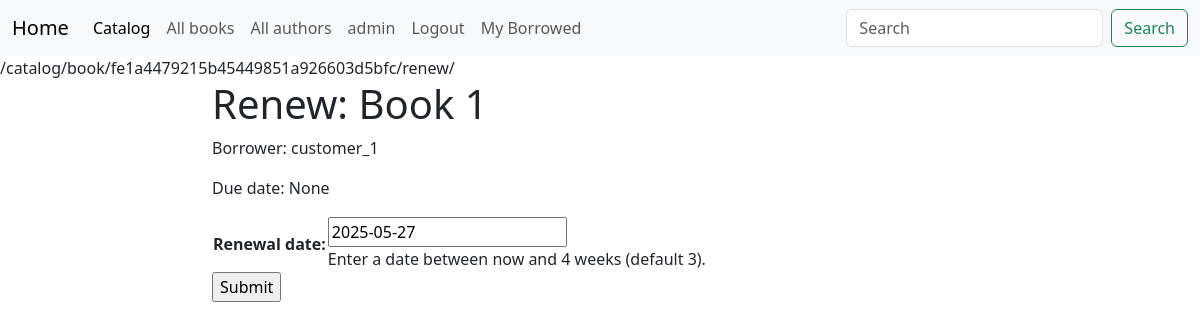
Before: /catalog/book/fe1a4479215b45449851a926603d5bfc/renew/ (signed in) with the older database file.
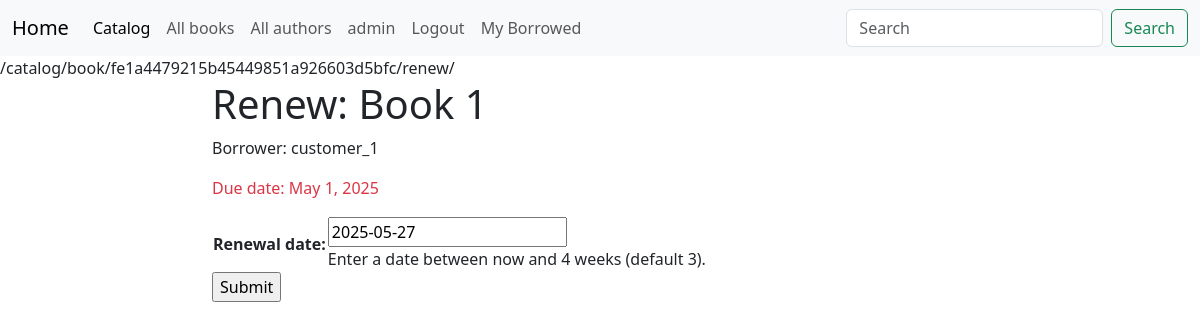
After: the same page with the newer database file.
### catalog/models.py (models this page shows, shortened)
class BookInstance(models.Model):
    id = models.UUIDField(primary_key=True, default=uuid.uuid4, help_text="Unique ID for this particular book across whole library")
    book = models.ForeignKey('Book', on_delete=models.SET_NULL, null=True)
    imprint = models.CharField(max_length=200)
    due_back = models.DateField(null=True, blank=True)
    borrower = models.ForeignKey(User, on_delete=models.SET_NULL, null=True, blank=True)
    LOAN_STATUS = (
        ('m', 'Maintenance'),
        ('o', 'On loan'),
        ('a', 'Available'),
        ('r', 'Reserved'),
    )
    status = models.CharField(max_length=1, choices=LOAN_STATUS, blank=True, default='m', help_text='Book availability')
    class Meta:
        ordering = ["due_back"]
        permissions = (("can_mark_returned", "Set book as returned"),)
    @property
    def is_overdue(self):
        if self.due_back and date.today() > self.due_back:
            return True
        return False

class Book(models.Model):
    title = models.CharField(max_length=200)
    author = models.ForeignKey('Author', on_delete=models.SET_NULL, null=True)
    summary = models.TextField(max_length=1000, help_text="Enter a brief description of the book")
    isbn = models.CharField('ISBN',max_length=13, help_text='13 Character <a href="https://www.isbn-international.org/content/what-isbn">ISBN number</a>')
    genre = models.ManyToManyField(Genre, help_text="Select a genre for this book")
    language = models.ForeignKey('Language', on_delete=models.SET_NULL, null=True)
    class Meta:
        ordering = ["title"]
    def display_genre(self):
        """
        Creates a string for the Genre. This is required to display genre in Admin.
        """
        return ', '.join([genre.name for genre in self.genre.all()[:3]])
    display_genre.short_description = 'Genre'

### catalog/views.py (the view)
# urls.py: re_path(r'^book/(?P<pk>[-\w]+)/renew/$', views.renew_book_librarian, name='renew-book-librarian'),
@permission_required('catalog.can_mark_returned')
def renew_book_librarian(request, pk):
    book_inst = get_object_or_404(BookInstance, pk=pk)
    if request.method == 'POST':
        form = RenewBookForm(request.POST)
        if form.is_valid():
            book_inst.due_back = form.cleaned_data['renewal_date']
            book_inst.save()
            return HttpResponseRedirect(reverse('all-borrowed') )
    else:
        proposed_renewal_date = datetime.date.today() + datetime.timedelta(weeks=3)
        form = RenewBookForm(initial={'renewal_date': proposed_renewal_date,})
    return render(request, 'books/book_renew_librarian.html', {'form': form, 'bookinst':book_inst})

### catalog/forms.py (shortened to what this page needs)
class RenewBookForm(forms.Form):
    renewal_date = forms.DateField(help_text="Enter a date between now and 4 weeks (default 3).")

### catalog/templates/books/book_renew_librarian.html (shortened to what this page needs)
{% extends "base_generic.html" %}
{% block content %}
<h1>Renew: {{ bookinst.book.title }}</h1>
<p>Borrower: {{ bookinst.borrower }}</p>
<p{% if bookinst.is_overdue %} class="text-danger" {% endif %}>Due date: {{ bookinst.due_back }}</p>
    <form action="" method="post">
        <table>
            {{ form.as_table }}
        </table>
        <input type="submit" value="Submit">
    </form>
{% endblock %}

Changed rows visible on the page:
changed BookInstance "Book 1": due_back "None" → "May 1, 2025"
